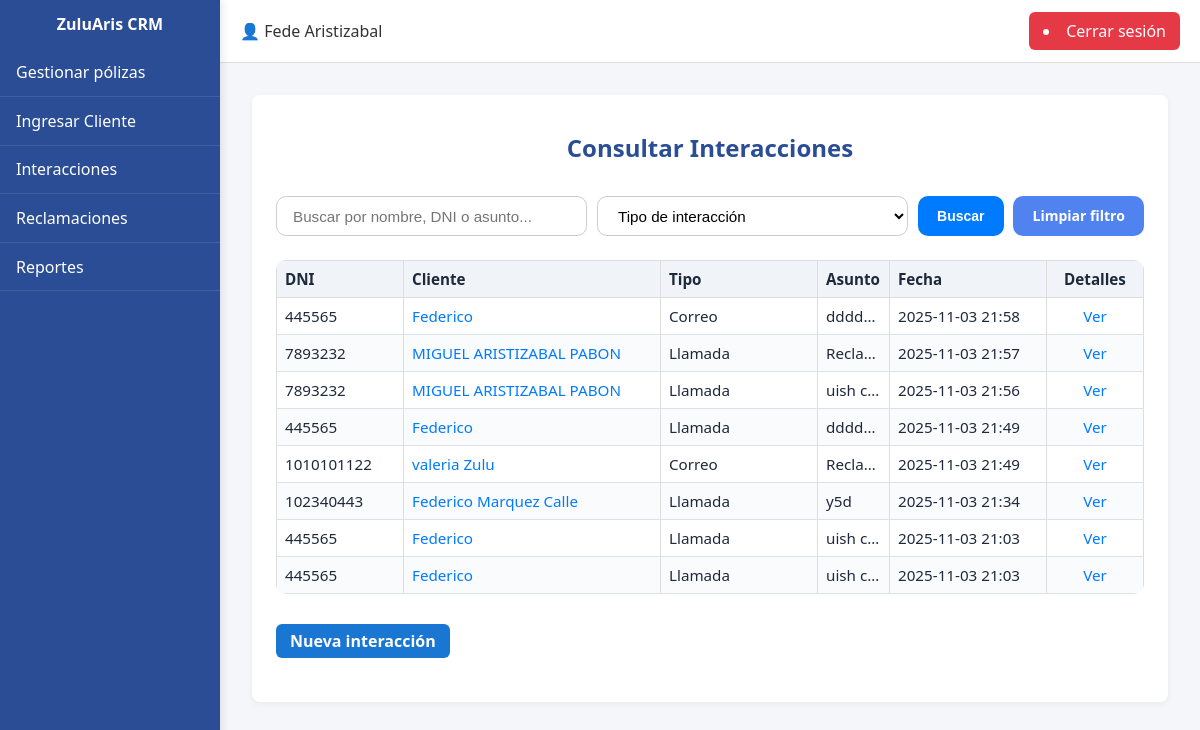
Before: /interacciones/ (signed in) with the older database file.
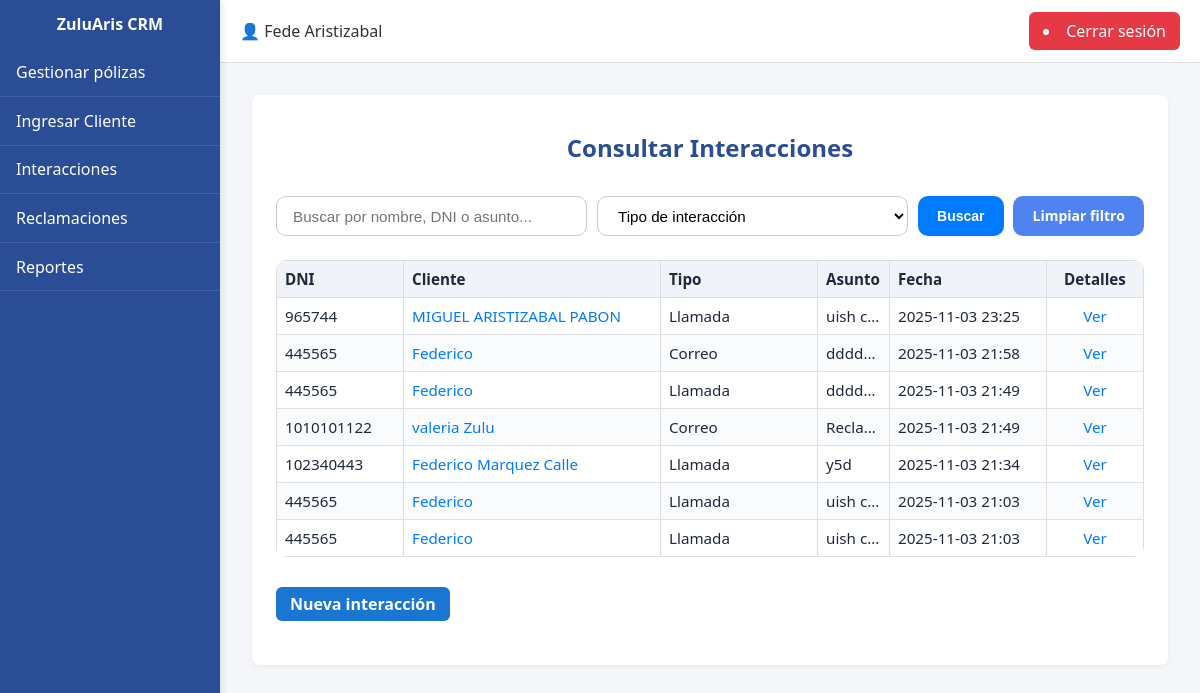
After: the same page with the newer database file.
### CRM/models.py (models this page shows)
class Interacciones(models.Model):
    id = models.AutoField(primary_key=True)
    dni_cliente = models.ForeignKey(Clientes, on_delete=models.CASCADE)
    dni_asesor = models.ForeignKey(Usuarios, on_delete=models.CASCADE)
    fecha = models.DateTimeField(auto_now_add=True)
    id_tipo_interaccion = models.ForeignKey(TipoInteraccion, on_delete=models.CASCADE)
    asunto = models.CharField(max_length=100)
    observaciones = models.CharField(max_length=500, blank=True, null=True)
    class Meta:
        db_table = "interacciones"

class Clientes(models.Model):
    dni = models.CharField(max_length=50, primary_key=True)
    id_tipo_dni = models.ForeignKey(Tipo_DNI, on_delete=models.CASCADE)
    nombre = models.CharField(max_length=200)
    direccion = models.CharField(max_length=200, blank=True, null=True)
    id_ciudad = models.ForeignKey(Ciudades, on_delete=models.CASCADE)
    telefono = models.CharField(max_length=50, blank=True, null=True)
    celular = models.CharField(max_length=50)
    correo = models.EmailField(blank=True, null=True)
    asesor = models.ForeignKey("Usuarios", on_delete=models.SET_NULL, null=True, blank=True, related_name="clientes")
    class Meta:
        db_table = "clientes"

class TipoInteraccion(models.Model):
    id = models.AutoField(primary_key=True)
    descripcion = models.CharField(max_length=50, unique=True)
    class Meta:
        db_table = "tipo_interaccion"

### CRM/views.py (the view)
# urls.py: path('interacciones/', CRM.views.interacciones, name='interacciones'),
def interacciones(request):
    if not request.user.is_authenticated:
        messages.error(request, "Debes iniciar sesión para acceder a esta sección.")
        return redirect("/login")
    try:
        asesor = Usuarios.objects.get(user=request.user)
    except Usuarios.DoesNotExist:
        messages.error(request, "Tu cuenta no está asociada a un perfil válido.")
        return redirect("/")
    interacciones = Interacciones.objects.filter(dni_asesor=asesor).select_related(
        "dni_cliente", "id_tipo_interaccion"
    )
    query = request.GET.get("q")  # nombre o dni del cliente
    tipo_id = request.GET.get("tipo")
    if query:
        interacciones = interacciones.filter(
            Q(dni_cliente__nombre__icontains=query)
            | Q(dni_cliente__dni__icontains=query)
            | Q(asunto__icontains=query)
        )
    if tipo_id:
        interacciones = interacciones.filter(id_tipo_interaccion_id=tipo_id)
    interacciones = interacciones.order_by("-fecha")
    context = {
        "interacciones": interacciones,
        "tipos": TipoInteraccion.objects.all(),
        "query": query or "",
        "tipo_id": tipo_id or "",
    }
    return render(request, "interacciones.html", context)

### CRM/templates/interacciones.html (shortened to what this page needs)
{% extends 'layout_panel.html' %}
{% load static %}
{% block content %}
<div class="card">
    <div class="card-header">
        <h2>Consultar Interacciones</h2>
    </div>
    <form class="consulta-filtros" method="get" action="">
        <div class="grupo-busqueda">
            <input
                type="text"
                name="q"
                value="{{ query }}"
                placeholder="Buscar por nombre, DNI o asunto..."
                class="input-busqueda"
            >
            <select name="tipo" class="input-select">
                <option value="">Tipo de interacción</option>
            </select>
            <button type="submit" class="btn-buscar">Buscar</button>
            <a href="{% url 'interacciones' %}" class="btn-limpiar">Limpiar filtro</a>
        </div>
    </form>
    <table class="tabla_interacciones">
        <thead>
            <tr>
                <th class="col-header col-dni">DNI</th>
                <th class="col-header col-nombre">Cliente</th>
                <th class="col-header col-tipo">Tipo</th>
                <th class="col-header col-asunto">Asunto</th>
                <th class="col-header col-fecha">Fecha</th>
                <th class="col-header col-detalles">Detalles</th>
            </tr>
        </thead>
        <tbody>
            {% if interacciones %}
                {% for interaccion in interacciones %}
                <tr>
                    <td class="col-dni">{{ interaccion.dni_cliente.dni }}</td>
                    <td class="col-nombre">
                        <a href="{% url 'detalle_cliente' interaccion.dni_cliente.dni %}" class="cliente-link">
                            {{ interaccion.dni_cliente.nombre }}
                        </a>
                    </td>
                    <td class="col-tipo">{{ interaccion.id_tipo_interaccion.descripcion }}</td>
                    <td class="col-asunto">{{ interaccion.asunto }}</td>
                    <td class="col-fecha">{{ interaccion.fecha|date:"Y-m-d H:i" }}</td>
                    <td class="col-detalles">
                        <a href="{% url 'detalle_interaccion' interaccion.id %}" class="cliente-link">
                            Ver
                        </a>
                    </td>
                </tr>
                {% endfor %}
            {% else %}
                <tr>
                    <td colspan="6" style="text-align:center;">No hay interacciones registradas.</td>
                </tr>
            {% endif %}
        </tbody>
    </table>
    <div class="acciones-polizas">
        <a href="{% url 'registrar_interaccion' %}" class="btn-guardar">Nueva interacción</a>
    </div>
</div>
{% endblock %}

### CRM/templates/layout_panel.html (shortened to what this page needs)
{% load static %}
<!DOCTYPE html>
<html lang="es">
<head>
    {% load static %}
    <link rel="stylesheet" href="{% static 'styles/globalstyles.css' %}">
</head>
<body>
    <div class="container">
        <aside class="sidebar">
            <div class="logo">ZuluAris CRM</div>
            <nav>
                <ul>
                    <li><a href="/gestionar/">Gestionar pólizas</a></li>
                    <li><a href="/client_form/">Ingresar Cliente</a></li>
                    <li><a href="/interacciones/">Interacciones</a></li>
                    <li><a href="/reclamaciones/">Reclamaciones</a></li>
                    <li><a href="/reportes/">Reportes</a></li>
                </ul>
            </nav>
        </aside>
        <main class="main-content">
            <header class="navbar">
                <div class="navbar-left">
                    <span class="user">👤 {{ request.user.first_name }} {{ request.user.last_name }}</span>
                </div>
                <div class="navbar-right">
                    <li class="btn-logout">
                        <a href="/logout/">Cerrar sesión</a>
                    </li>
                </div>
            </header>
            <section class="content">
                {% block content %}
                {% endblock %}
            </section>
        </main>
    </div>
</body>
</html>

Changed rows visible on the page:
removed Interacciones: dni_cliente.dni "7893232", dni_cliente.nombre "MIGUEL ARISTIZABAL PABON", id_tipo_interaccion.descripcion "Llamada", asunto "Recla…", fecha "2025-11-03 21:57"
removed Interacciones: dni_cliente.dni "7893232", dni_cliente.nombre "MIGUEL ARISTIZABAL PABON", id_tipo_interaccion.descripcion "Llamada", asunto "uish c…", fecha "2025-11-03 21:56"
added Interacciones: dni_cliente.dni "965744", dni_cliente.nombre "MIGUEL ARISTIZABAL PABON", id_tipo_interaccion.descripcion "Llamada", asunto "uish c…", fecha "2025-11-03 23:25"
